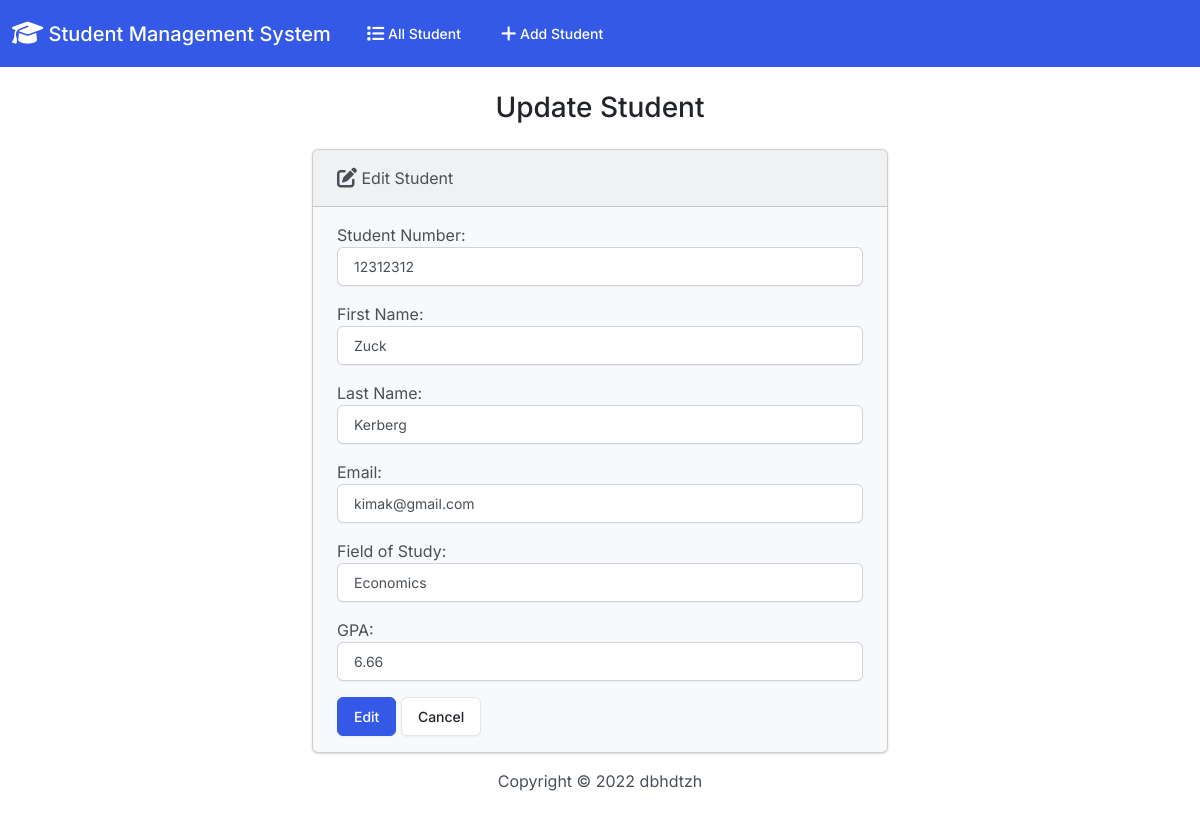
Screenshot of /edit/5 with the database file from the repository.
### students/models.py (models this page shows, shortened)
class Student(models.Model):
    student_number = models.PositiveIntegerField()
    first_name = models.CharField(max_length=50)
    last_name = models.CharField(max_length=50)
    email = models.EmailField(max_length=100)
    field_of_study = models.CharField(max_length=50)
    gpa = models.FloatField()

### students/views.py (the view)
# urls.py: path('edit/<int:id>', views.edit_student, name='edit_student'),
def edit_student(request, id):
    if request.method == 'POST':
        student = Student.objects.get(pk=id)
        form = StudentForm(request.POST, instance=student)
        if form.is_valid():
            form.save()
            return render(request, 'students/edit_student.html', {
                'form': StudentForm(instance=student),
                'success': True
            })
    else:
        student = Student.objects.get(pk=id)
        form = StudentForm(instance=student)
    return render(request, 'students/edit_student.html', {'form': form})

### students/forms.py
class StudentForm(forms.ModelForm):
    class Meta:
        model = Student
        fields = ['student_number', 'first_name', 'last_name', 'email', 'field_of_study', 'gpa']
        labels = {
            'student_number': 'Student Number',
            'first_name': 'First Name',
            'last_name': 'Last Name',
            'email': 'Email',
            'field_of_study': 'Field of Study',
            'gpa': 'GPA',
        }
        widgets = {
            'student_number': forms.NumberInput(attrs={'class': 'form-control'}),
            'first_name': forms.TextInput(attrs={'class': 'form-control'}),
            'last_name': forms.TextInput(attrs={'class': 'form-control'}),
            'email': forms.EmailInput(attrs={'class': 'form-control'}),
            'field_of_study': forms.TextInput(attrs={'class': 'form-control'}),
            'gpa': forms.NumberInput(attrs={'class': 'form-control'}),
        }

### templates/students/edit_student.html (shortened to what this page needs)
{% extends "students/base.html" %}
{%  block body %}
    <h3 class="text-center m-4">Update Student</h3>
    {% if success %}
        <div class="alert alert-success" role="alert">
            The student has been updated successfully! <a href="{% url 'index' %}" class="alert-link">Go to homepage.</a>
        </div>
    {% else %}
        <div class="row justify-content-center">
            <div class="col-6">
                <div class="card bg-light mb-3">
                    <div class="card-header">
                        <i class="fa-solid fa-pen-to-square fa-lg"></i> Edit Student
                    </div>
                    <div class="card-body">
                        <form action="" method="POST">
                            {{ form.as_p }}
                            <button type="submit" class="btn btn-primary">Edit</button>
                            <a href="{% url 'index' %}" class="btn btn-secondary">Cancel</a>
                        </form>
                    </div>
                </div>
            </div>
        </div>
    {%  endif %}
{% endblock %}

### rows the page displays
Student: student_number "12312312", first_name "Zuck", last_name "Kerberg", email "kimak@gmail.com", field_of_study "Economics", gpa "6.66"
